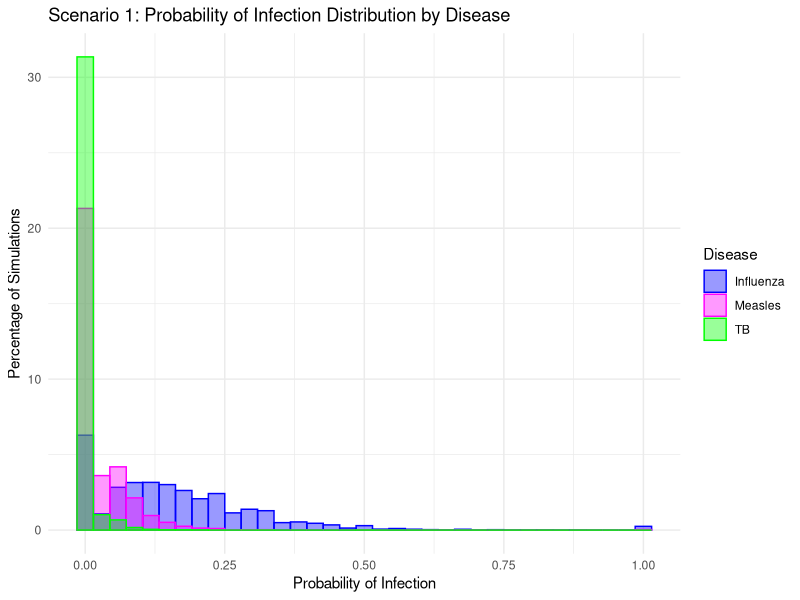
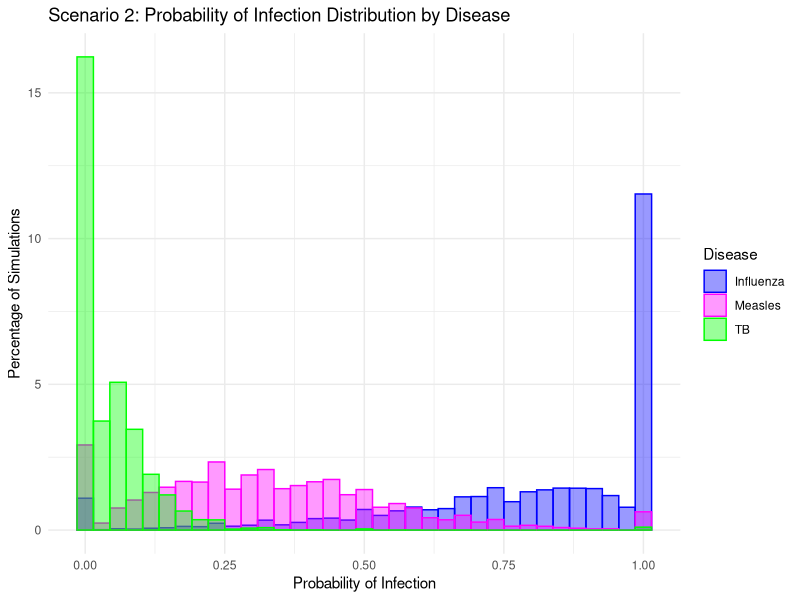
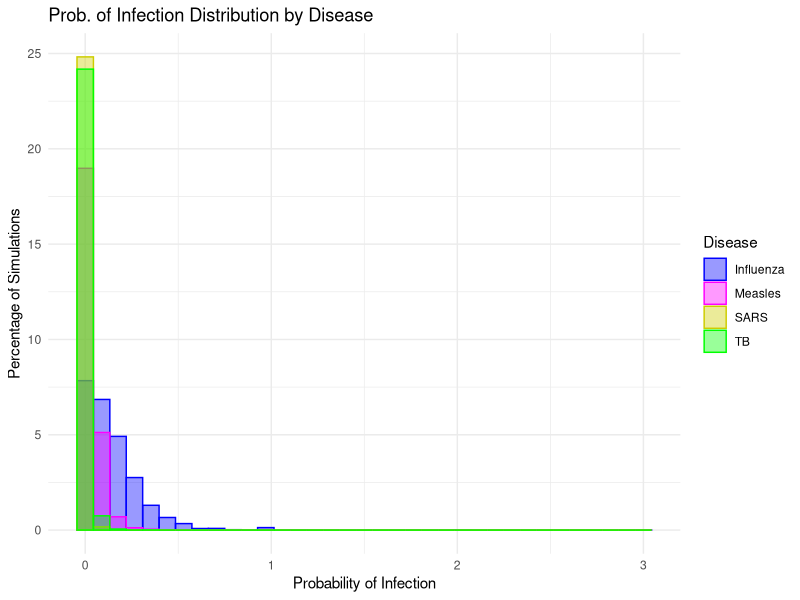

The R source for these figures, in order:
## ---- chunk 1
set.seed(445)
knitr::opts_chunk$set(echo = FALSE)

library(dplyr)
library(stats)
library(tidyr)
library(tidyverse)
library(broom)
library(ggplot2)
library(tibble)
## ---- chunk 2
better_monte <- function(m = 10000, dis_quanta, quanta_sd, room_vol = 132, 
                         infected_individuals = 1, ACH = 4){ 
  probability_inf <- numeric(m)
  num_new_infect <- numeric(m)
  sus_persons <- numeric(m)

  for(i in 1:m) {
    
    p_2 <- max(rnorm(1, mean = 0.48, sd = 0.20), 0)
    phi_2 <- max(rnorm(1, mean = dis_quanta, sd = quanta_sd),0)
    t_2 <- max(rnorm(1, mean = 0.5, sd = 0.167), 0)
    S0 <- max(round(rnorm(1, mean = 19, sd = 10)),1)
    
    q_2 <- infected_individuals * phi_2
 
    
    nucci <- ((p_2*q_2)/room_vol) * 
      ((ACH * t_2 + exp(-ACH * 
                                      t_2) -1) / (ACH^2))
    
    S_t <- S0 * exp(-nucci)
    
    
    exp_inf <- S0 - S_t
    inf <- rpois(1, lambda = exp_inf)
    
    sus_prob <- inf / S0
    
    probability_inf[i] <- sus_prob
    num_new_infect[i] <- inf
    sus_persons[i] <- S_t
  }
  
  return(list(prob = probability_inf,
              infections = num_new_infect,
              survivors = sus_persons,
              summary = list(mean_prob = mean(probability_inf),
                             mean_infections = mean(num_new_infect),
                             prob_quantiles = quantile(probability_inf, 
                                                       c(0.25, 0.5, 0.75, 
                                                         0.9, 0.95)),
                             inf_quantiles = quantile(num_new_infect, 
                                                      c(0.25, 0.5, 0.75, 
                                                        0.9, 0.95)))))

}

TB <- better_monte(10000, dis_quanta = 12.7, quanta_sd = 3.0,
                   room_vol = 132, infected_individuals = 1, 
                   ACH = 4)

mean(TB$prob)

TB_df <- data.frame(prob = TB$prob)

TB_plot <- ggplot(data = TB_df, aes(x = prob)) + 
  geom_histogram(aes(y = ..count.. /sum(..count..) *100),
                 bins = 35, 
                 fill = "lightgrey",
                 color = "black") +
  labs(title = "TB Prob. Distrib.",
       x = "Prob. of Infection",
       y = "Percentage of Simulations")


####
Measles <- better_monte(10000, dis_quanta = 100, quanta_sd = 25.0,
                   room_vol = 132, infected_individuals = 1, 
                   ACH = 4)

mean(Measles$prob)
densM <- density(Measles$prob)

densM$y <- densM$y / sum(densM$y) *100

####
Influenza <- better_monte(10000, dis_quanta = 570, quanta_sd = 173.0,
                   room_vol = 132, infected_individuals = 1, 
                   ACH = 4)

mean(Influenza$prob)

densFLU <- density(Influenza$prob)

densFLU$y <- densFLU$y / sum(densFLU$y) *100


###
SARS <- better_monte(10000, dis_quanta = 2.7, quanta_sd = 1.2,
                   room_vol = 132, infected_individuals = 1, 
                   ACH = 4)

mean(SARS$prob)

densSARS <- density(SARS$prob)
densSARS$y <- densSARS$y / sum(densSARS$y) *100

## ---- chunk 3

scenario_monte <- function(m = 10000, dis_quantaS, quanta_sdS, room_vol = 300, 
                         infected_individuals = 1, ACH = 4, t_scen = max(rnorm(1, mean = 1, sd = 0.167))){ 
  prob_inf <- numeric(m)
  num_infec <- numeric(m)
  sus_per <- numeric(m)

  for(i in 1:m) {
    
    p_scen <- max(rnorm(1, mean = 0.48, sd = 0.20), 0)
    phi_scen <- max(rnorm(1, mean = dis_quantaS, sd = quanta_sdS),0)
    S0_scen <- max(round(rnorm(1, mean = 19, sd = 10)),1)
    
    q_2_scen <- infected_individuals * phi_scen
 
    nucci_scen <- ((p_scen*q_2_scen)/room_vol) * 
      ((ACH * t_scen + exp(-ACH * t_scen) -1) / (ACH^2))
    
    S_t_scen <- S0_scen * exp(-nucci_scen)
    
    exp_inf_scen <- S0_scen - S_t_scen
    inf_scen <- rpois(1, lambda = exp_inf_scen)
    
    sus_prob_scen <- inf_scen / S0_scen
    
    prob_inf[i] <- sus_prob_scen
    num_infec[i] <- inf_scen
    sus_per[i] <- S_t_scen
  }
  
  return(list(prob = prob_inf,
              infections = num_infec,
              survivors = sus_per,
              summary = list(mean_prob = mean(prob_inf),
                             mean_infections = mean(num_infec),
                             prob_quantiles = quantile(prob_inf, 
                                                       c(0.25, 0.5, 0.75, 
                                                         0.9, 0.95)),
                             inf_quantiles = quantile(num_infec, 
                                                      c(0.25, 0.5, 0.75, 
                                                        0.9, 0.95)))))

}

scenario_1 <- scenario_monte(10000, dis_quantaS = 12.7, quanta_sdS = 3.0,
                   room_vol = 300, infected_individuals = 1, 
                   ACH = 4, t_scen = max(rnorm(1, mean = 1, sd = 0.167)))

scen1_TB <- scenario_monte(10000, dis_quanta = 12.7, quanta_sd = 3.0,
                   room_vol = 300, infected_individuals = 1, 
                   ACH = 4)
scen1_meas <- scenario_monte(10000, dis_quanta = 100, quanta_sd = 25.0,
                   room_vol = 300, infected_individuals = 1, 
                   ACH = 4)
scen1_flu <- scenario_monte(10000, dis_quanta = 570, quanta_sd = 173.0,
                   room_vol = 300, infected_individuals = 1, 
                   ACH = 4)

TB_df1 <- data.frame(prob=as.numeric(scen1_TB$prob), Disease="TB")
Meas_df1 <- data.frame(prob=as.numeric(scen1_meas$prob), Disease="Measles")
Flu_df1 <- data.frame(prob=as.numeric(scen1_flu$prob), Disease="Influenza")

comb_df1 <- rbind(TB_df1, Meas_df1, Flu_df1)
comb_df1$prob <- pmin(pmax(comb_df1$prob, 0),1)

ggplot(comb_df1, aes(x=prob, fill=Disease, color=Disease)) +
  geom_histogram(aes(y=..count.. / sum(..count..) * 100),
                 bins=35, position="identity", alpha=0.4) +
  labs(title="Scenario 1: Probability of Infection Distribution by Disease",
       x="Probability of Infection",
       y = "Percentage of Simulations") +
  scale_color_manual(values = c("TB" = "green", "Measles" = "magenta",
                               "Influenza"="blue")) +
  scale_fill_manual(values = c("TB" = "green", "Measles" = "magenta",
                               "Influenza"="blue")) +
  theme_minimal()
## ---- chunk 4
scen2_TB <- scenario_monte(10000, dis_quanta = 12.7, quanta_sd = 3.0,
                   room_vol = 50, infected_individuals = 2, 
                   ACH = 4)
scen2_meas <- scenario_monte(10000, dis_quanta = 100, quanta_sd = 25.0,
                   room_vol = 50, infected_individuals = 2, 
                   ACH = 4)
scen2_flu <- scenario_monte(10000, dis_quanta = 570, quanta_sd = 173.0,
                   room_vol = 50, infected_individuals = 2, 
                   ACH = 4)

TB_df2 <- data.frame(prob=as.numeric(scen2_TB$prob), Disease="TB")
Meas_df2 <- data.frame(prob=as.numeric(scen2_meas$prob), Disease="Measles")
Flu_df2 <- data.frame(prob=as.numeric(scen2_flu$prob), Disease="Influenza")

comb_df2 <- rbind(TB_df2, Meas_df2, Flu_df2)
comb_df2$prob <- pmin(pmax(comb_df2$prob, 0),1)

ggplot(comb_df2, aes(x=prob, fill=Disease, color=Disease)) +
  geom_histogram(aes(y=..count.. / sum(..count..) * 100),
                 bins=35, position="identity", alpha=0.4) +
  labs(title="Scenario 2: Probability of Infection Distribution by Disease",
       x="Probability of Infection",
       y = "Percentage of Simulations") +
  scale_color_manual(values = c("TB" = "green", "Measles" = "magenta",
                               "Influenza"="blue")) +
  scale_fill_manual(values = c("TB" = "green", "Measles" = "magenta",
                               "Influenza"="blue")) +
  theme_minimal()
## ---- chunk 5

TB_df$Disease <- "TB"
Measles_df <- data.frame(prob=Measles$prob, Disease = "Measles")
Influenza_df <- data.frame(prob=Influenza$prob, Disease = "Influenza")
SARS_df <- data.frame(prob=SARS$prob, Disease="SARS")

combined_df <- rbind(TB_df, Measles_df, Influenza_df, SARS_df)

ggplot(combined_df, aes(x=prob, fill=Disease, color=Disease)) +
  geom_histogram(aes(y= ..count.. / sum(..count..) * 100),
                  bins=35, position="identity", alpha=0.4) +
  labs(title="Prob. of Infection Distribution by Disease",
       x = "Probability of Infection",
       y = "Percentage of Simulations") +
  scale_color_manual(values = c("TB" = "green", "Measles" = "magenta",
                               "Influenza"="blue", "SARS"="yellow3")) +
  scale_fill_manual(values = c("TB" = "green", "Measles" = "magenta",
                               "Influenza"="blue", "SARS"="yellow3")) +
  theme_minimal()
